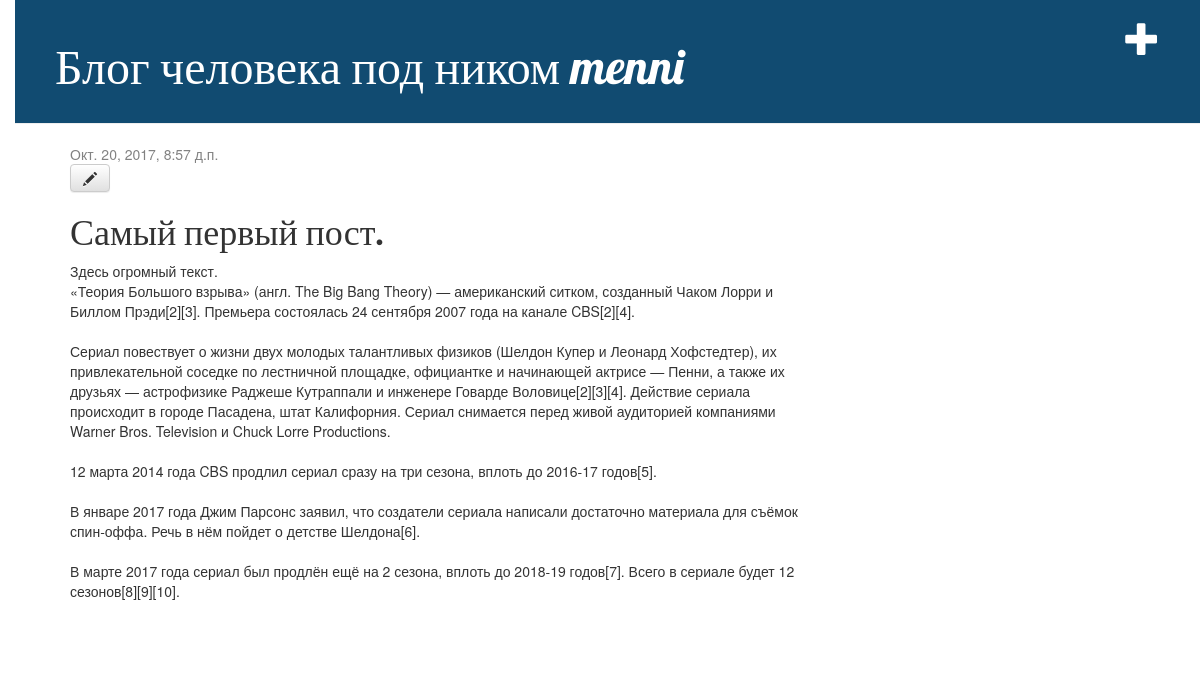
/post/6/ (signed in), run on the app's committed database.
### blog/models.py (models this page shows, shortened)
class Post(models.Model):
    author = models.ForeignKey('auth.User')
    title = models.CharField(max_length=200)
    text = models.TextField()
    created_date = models.DateTimeField(
            default=timezone.now)
    published_date = models.DateTimeField(
            blank=True, null=True)

### blog/views.py (the view)
# urls.py: url(r'^post/(?P<pk>\d+)/$', views.post_detail, name='post_detail'),
def post_detail(request, pk):
    post = get_object_or_404(Post, pk=pk)
    return render(request, 'blog/post_detail.html', {'post': post})

### blog/templates/blog/post_detail.html
{% extends 'blog/base.html' %}
{% block content %}
    <div class="post">
        {% if post.published_date %}
            <div class="date">
                {{ post.published_date }}
            </div>
        {% endif %}
{% if user.is_authenticated %}
     <a class="btn btn-default" href="{% url 'post_edit' pk=post.pk %}"><span class="glyphicon glyphicon-pencil"></span></a>
{% endif %}
        <h1>{{ post.title }}</h1>
        <p>{{ post.text|linebreaksbr }}</p>
    </div>
{% endblock %}

### blog/static/blog.css (style rules this page uses)
body { padding-left: 15px; }
h1, h2, h3, h4 { font-family: 'Lobster', cursive; }
.date { color: #828282; }
.post { margin-bottom: 70px; }

### data on the page
Post: published_date "Окт. 20, 2017, 8:57 д.п.", title "Самый первый пост.", text "Здесь огромный текст. «Теория Большого взрыва» (англ. The Big Bang Theory) — американский ситком, созданный Чаком Лорри и Биллом Прэди[2][3]. Премьера состоялась 24 сентября 2007 года на канале CBS[2][4]. Сериал повествует о жизни двух молодых талантливых физиков (Шелдон Купер и Леонард Хофстедтер), их привлекательной соседке по лестничной площадке, официантке и начинающей актрисе — Пенни, а также их друзьях — астрофизике Раджеше Кутраппали и инженере Говарде Воловице[2][3][4]. Действие сериала происходит в городе Пасадена, штат Калифорния. Сериал снимается перед живой аудиторией компаниями Warner Bros. Television и Chuck Lorre Productions. 12 марта 2014 года CBS продлил сериал сразу на три…"
